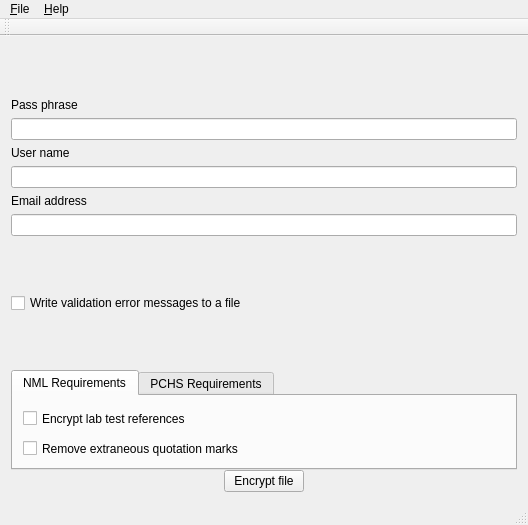
<?xml version="1.0" encoding="UTF-8"?>
<ui version="4.0">
 <class>CMainWindow</class>
 <widget class="QMainWindow" name="CMainWindow">
  <property name="geometry">
   <rect>
    <x>0</x>
    <y>0</y>
    <width>528</width>
    <height>525</height>
   </rect>
  </property>
  <property name="minimumSize">
   <size>
    <width>400</width>
    <height>525</height>
   </size>
  </property>
  <property name="windowTitle">
   <string>BVDEncrypt</string>
  </property>
  <property name="windowIcon">
   <iconset resource="bvdencrypt.qrc">
    <normaloff>:/bvdencrypt/bvdfree.ico</normaloff>:/bvdencrypt/bvdfree.ico</iconset>
  </property>
  <widget class="QWidget" name="centralWidget">
   <layout class="QVBoxLayout" name="verticalLayout">
    <item>
     <widget class="CFileSelect" name="fsInputFile" native="true">
      <property name="minimumSize">
       <size>
        <width>250</width>
        <height>45</height>
       </size>
      </property>
      <property name="focusPolicy">
       <enum>Qt::StrongFocus</enum>
      </property>
     </widget>
    </item>
    <item>
     <widget class="QLabel" name="label_5">
      <property name="text">
       <string>Pass phrase</string>
      </property>
     </widget>
    </item>
    <item>
     <widget class="QLineEdit" name="lePassPhrase"/>
    </item>
    <item>
     <widget class="QLabel" name="label_3">
      <property name="text">
       <string>User name</string>
      </property>
     </widget>
    </item>
    <item>
     <widget class="QLineEdit" name="leUserName"/>
    </item>
    <item>
     <widget class="QLabel" name="label_4">
      <property name="text">
       <string>Email address</string>
      </property>
     </widget>
    </item>
    <item>
     <widget class="QLineEdit" name="leEmail"/>
    </item>
    <item>
     <widget class="CFileSelect" name="fsOutputFile" native="true">
      <property name="minimumSize">
       <size>
        <width>250</width>
        <height>45</height>
       </size>
      </property>
      <property name="focusPolicy">
       <enum>Qt::StrongFocus</enum>
      </property>
     </widget>
    </item>
    <item>
     <widget class="QCheckBox" name="cbxWriteErrorLog">
      <property name="text">
       <string>Write validation error messages to a file</string>
      </property>
     </widget>
    </item>
    <item>
     <widget class="CFileSelect" name="fsErrorFile" native="true">
      <property name="minimumSize">
       <size>
        <width>250</width>
        <height>45</height>
       </size>
      </property>
      <property name="focusPolicy">
       <enum>Qt::StrongFocus</enum>
      </property>
     </widget>
    </item>
    <item>
     <widget class="QTabWidget" name="tabWidget">
      <property name="minimumSize">
       <size>
        <width>350</width>
        <height>100</height>
       </size>
      </property>
      <property name="currentIndex">
       <number>0</number>
      </property>
      <widget class="QWidget" name="tab">
       <attribute name="title">
        <string>NML Requirements</string>
       </attribute>
       <widget class="QCheckBox" name="cbxNml">
        <property name="geometry">
         <rect>
          <x>10</x>
          <y>10</y>
          <width>241</width>
          <height>25</height>
         </rect>
        </property>
        <property name="minimumSize">
         <size>
          <width>0</width>
          <height>25</height>
         </size>
        </property>
        <property name="text">
         <string>Encrypt lab test references</string>
        </property>
       </widget>
       <widget class="QCheckBox" name="cbxNmlQuotes">
        <property name="geometry">
         <rect>
          <x>10</x>
          <y>40</y>
          <width>292</width>
          <height>25</height>
         </rect>
        </property>
        <property name="minimumSize">
         <size>
          <width>0</width>
          <height>25</height>
         </size>
        </property>
        <property name="text">
         <string>Remove extraneous quotation marks</string>
        </property>
       </widget>
      </widget>
      <widget class="QWidget" name="tab_2">
       <attribute name="title">
        <string>PCHS Requirements</string>
       </attribute>
       <widget class="QCheckBox" name="cbxPchs">
        <property name="geometry">
         <rect>
          <x>10</x>
          <y>20</y>
          <width>241</width>
          <height>25</height>
         </rect>
        </property>
        <property name="minimumSize">
         <size>
          <width>0</width>
          <height>25</height>
         </size>
        </property>
        <property name="text">
         <string>Omit parish numbers</string>
        </property>
       </widget>
      </widget>
     </widget>
    </item>
    <item>
     <layout class="QHBoxLayout" name="horizontalLayout">
      <item>
       <spacer name="horizontalSpacer">
        <property name="orientation">
         <enum>Qt::Horizontal</enum>
        </property>
        <property name="sizeHint" stdset="0">
         <size>
          <width>40</width>
          <height>20</height>
         </size>
        </property>
       </spacer>
      </item>
      <item>
       <widget class="QPushButton" name="btnEncrypt">
        <property name="text">
         <string>Encrypt file</string>
        </property>
       </widget>
      </item>
      <item>
       <spacer name="horizontalSpacer_2">
        <property name="orientation">
         <enum>Qt::Horizontal</enum>
        </property>
        <property name="sizeHint" stdset="0">
         <size>
          <width>40</width>
          <height>20</height>
         </size>
        </property>
       </spacer>
      </item>
     </layout>
    </item>
    <item>
     <spacer name="verticalSpacer">
      <property name="orientation">
       <enum>Qt::Vertical</enum>
      </property>
      <property name="sizeHint" stdset="0">
       <size>
        <width>20</width>
        <height>1</height>
       </size>
      </property>
     </spacer>
    </item>
   </layout>
  </widget>
  <widget class="QMenuBar" name="menuBar">
   <property name="geometry">
    <rect>
     <x>0</x>
     <y>0</y>
     <width>528</width>
     <height>18</height>
    </rect>
   </property>
   <widget class="QMenu" name="menu_File">
    <property name="title">
     <string>&amp;File</string>
    </property>
    <addaction name="action_Quit"/>
   </widget>
   <widget class="QMenu" name="menu_Help">
    <property name="title">
     <string>&amp;Help</string>
    </property>
    <addaction name="action_About_BVDEncrypt"/>
   </widget>
   <addaction name="menu_File"/>
   <addaction name="menu_Help"/>
  </widget>
  <widget class="QToolBar" name="mainToolBar">
   <attribute name="toolBarArea">
    <enum>TopToolBarArea</enum>
   </attribute>
   <attribute name="toolBarBreak">
    <bool>false</bool>
   </attribute>
  </widget>
  <widget class="QStatusBar" name="statusBar"/>
  <action name="action_Quit">
   <property name="text">
    <string>&amp;Quit</string>
   </property>
  </action>
  <action name="action_About_BVDEncrypt">
   <property name="text">
    <string>&amp;About BVDEncrypt</string>
   </property>
  </action>
 </widget>
 <layoutdefault spacing="6" margin="11"/>
 <customwidgets>
  <customwidget>
   <class>CFileSelect</class>
   <extends>QWidget</extends>
   <header>cfileselect.h</header>
   <container>1</container>
  </customwidget>
 </customwidgets>
 <tabstops>
  <tabstop>fsInputFile</tabstop>
  <tabstop>lePassPhrase</tabstop>
  <tabstop>leUserName</tabstop>
  <tabstop>leEmail</tabstop>
  <tabstop>fsOutputFile</tabstop>
  <tabstop>cbxWriteErrorLog</tabstop>
  <tabstop>fsErrorFile</tabstop>
  <tabstop>btnEncrypt</tabstop>
 </tabstops>
 <resources>
  <include location="bvdencrypt.qrc"/>
 </resources>
 <connections/>
</ui>
